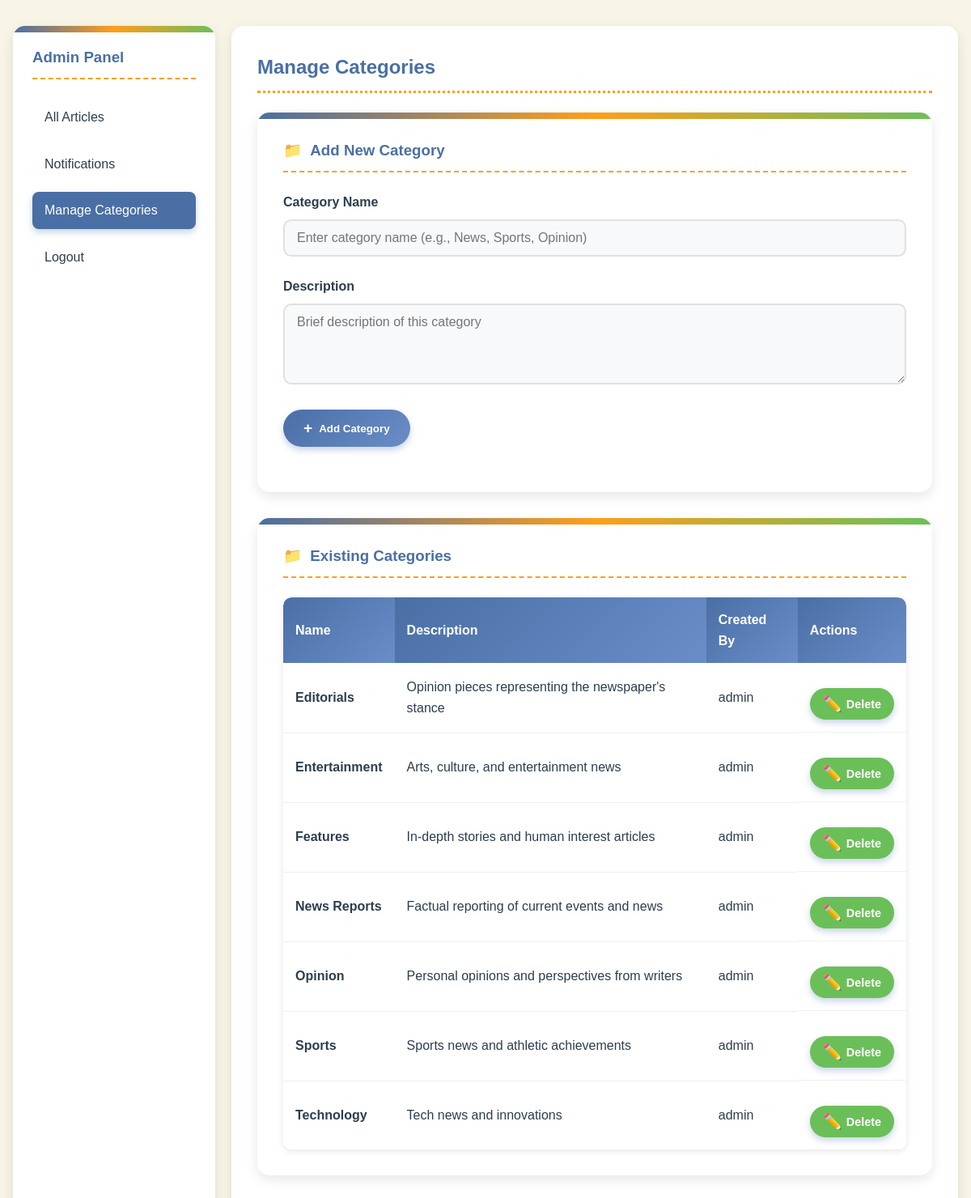
/admin/manage_categories.php (signed in), run on the app's committed database.
### tables this page shows
CREATE TABLE categories (
    id INT AUTO_INCREMENT PRIMARY KEY,
    name VARCHAR(100) NOT NULL UNIQUE,
    description TEXT,
    created_by INT NOT NULL,
    created_at TIMESTAMP DEFAULT CURRENT_TIMESTAMP,
    FOREIGN KEY (created_by) REFERENCES users(id) ON DELETE CASCADE
);

CREATE TABLE users (
    id INT AUTO_INCREMENT PRIMARY KEY,
    username VARCHAR(50) NOT NULL UNIQUE,
    email VARCHAR(100) NOT NULL UNIQUE,
    first_name VARCHAR(50) NOT NULL,
    last_name VARCHAR(50) NOT NULL,
    password VARCHAR(255) NOT NULL,
    role ENUM('admin', 'writer') NOT NULL DEFAULT 'writer',
    registration_date TIMESTAMP DEFAULT CURRENT_TIMESTAMP,
    created_at TIMESTAMP DEFAULT CURRENT_TIMESTAMP
);

### includes/category.php (called while the page is built, shortened)
<?php
class Category {
    private $conn;
    private $table_name = "categories";
    public function __construct($db) {
        $this->conn = $db;
    }
    public function read() {
        $query = "SELECT c.*, u.username as created_by_name
                 FROM " . $this->table_name . " c
                 LEFT JOIN users u ON c.created_by = u.id
                 ORDER BY c.name ASC";
        $stmt = $this->conn->prepare($query);
        $stmt->execute();
        return $stmt;
    }
}
?>

### admin/manage_categories.php (the view, shortened to what this page needs)
<?php
require_once __DIR__ . "/../config/database.php";
require_once __DIR__ . "/../includes/category.php";
$category = new Category($pdo);
$categories = $category->read();
?>
<!DOCTYPE html>
<html lang="en">
<head>
    <link rel="stylesheet" href="../assets/css/dashboard.css">
</head>
<body>
    <div class="dashboard">
        <div class="sidebar">
            <h3>Admin Panel</h3>
            <div class="sidebar-nav">
                <ul>
                    <li><a href="dashboard.php">All Articles</a></li>
                    <li><a href="notifications.php">Notifications</a></li>
                    <li><a href="manage_categories.php" class="active">Manage Categories</a></li>
                    <li><a href="../logout.php">Logout</a></li>
                </ul>
            </div>
        </div>
        <div class="dashboard-content">
            <h2>Manage Categories</h2>
            <div class="card">
                <h3>Add New Category</h3>
                <form method="POST">
                    <div class="form-group">
                        <label>Category Name</label>
                        <input type="text" name="name" class="form-control" required placeholder="Enter category name (e.g., News, Sports, Opinion)">
                    </div>
                    <div class="form-group">
                        <label>Description</label>
                        <textarea name="description" class="form-control" rows="3" placeholder="Brief description of this category"></textarea>
                    </div>
                    <button type="submit" name="add_category" class="btn btn-primary">Add Category</button>
                </form>
            </div>
            <div class="card">
                <h3>Existing Categories</h3>
                <div class="table-responsive">
                    <table class="table">
                        <thead>
                            <tr>
                                <th>Name</th>
                                <th>Description</th>
                                <th>Created By</th>
                                <th>Actions</th>
                            </tr>
                        </thead>
                        <tbody>
                            <?php while ($cat = $categories->fetch(PDO::FETCH_ASSOC)): ?>
                            <tr>
                                <td><strong><?php echo htmlspecialchars($cat['name']); ?></strong></td>
                                <td><?php echo htmlspecialchars($cat['description']); ?></td>
                                <td><?php echo htmlspecialchars($cat['created_by_name']); ?></td>
                                <td class="actions">
                                    <form method="POST" style="display:inline;">
                                        <button type="submit" name="delete_category" class="btn btn-danger"
                                                onclick="return confirm('Are you sure you want to delete this category? All articles in this category will keep their category assignment until updated.')">
                                            Delete
                                        </button>
                                    </form>
                                </td>
                            </tr>
                            <?php endwhile; ?>
                        </tbody>
                    </table>
                </div>
            </div>
        </div>
    </div>
</body>
</html>

### assets/css/dashboard.css (style rules this page uses)
:root { --primary: #4a6fa5; --secondary: #ff9e1b; --accent: #6bbf59; --light: #f8f5e6; --dark: #2c3e50; --success: #5cb85c; --warning: #f0ad4e; --danger: #d9534f; --info: #5bc0de; }
* { margin: 0; padding: 0; box-sizing: border-box; font-family: 'Comic Neue', 'Comic Sans MS', cursive, sans-serif; }
body { background-color: #f0f7ff; color: var(--dark); line-height: 1.6; }
.dashboard { display: flex; max-width: 1200px; margin: 2rem auto; gap: 20px; padding: 0 1rem; }
.sidebar { flex: 0 0 250px; background: white; border-radius: 15px; padding: 1.5rem; box-shadow: 0 5px 15px rgba(0,0,0,0.1); position: relative; overflow: hidden; }
.sidebar::before { content: ""; position: absolute; top: 0; left: 0; right: 0; height: 8px; background: linear-gradient(90deg, var(--primary), var(--secondary), var(--accent)); border-radius: 15px 15px 0 0; }
.sidebar h3 { color: var(--primary); margin-bottom: 1.5rem; padding-bottom: 10px; border-bottom: 2px dashed var(--secondary); display: flex; align-items: center; gap: 8px; }
.sidebar ul { list-style: none; }
.sidebar li { margin-bottom: 12px; position: relative; }
.sidebar li a { display: flex; align-items: center; gap: 10px; padding: 10px 15px; text-decoration: none; color: var(--dark); border-radius: 8px; transition: all 0.3s ease; position: relative; z-index: 1; }
.sidebar li a.active { background: var(--primary); color: white; box-shadow: 0 4px 8px rgba(74, 111, 165, 0.3); }
.dashboard-content { flex: 1; background: white; border-radius: 15px; padding: 2rem; box-shadow: 0 5px 15px rgba(0,0,0,0.1); }
.dashboard-content h2 { color: var(--primary); margin-bottom: 1.5rem; padding-bottom: 10px; border-bottom: 3px dotted var(--secondary); display: flex; align-items: center; gap: 10px; }
.btn { display: inline-flex; align-items: center; gap: 8px; background: var(--primary); color: white; padding: 10px 20px; border: none; border-radius: 50px; text-decoration: none; font-weight: bold; cursor: pointer; transition: all 0.3s ease; box-shadow: 0 4px 8px rgba(74, 111, 165, 0.3); margin-bottom: 1.5rem; }
.btn::before { content: "+"; font-size: 1.2rem; }
.actions { margin-top: 1rem; display: flex; justify-content: flex-end; }
.actions .btn { background: var(--accent); margin-bottom: 0; padding: 8px 16px; font-size: 0.9rem; }
.actions .btn::before { content: "✏️"; }

### admin/manage_categories.php (style rules this page uses)
.card { background: white; border-radius: 15px; padding: 2rem; margin-bottom: 2rem; box-shadow: 0 5px 15px rgba(0,0,0,0.1); position: relative; overflow: hidden; }
.card::before { content: ""; position: absolute; top: 0; left: 0; right: 0; height: 8px; background: linear-gradient(90deg, var(--primary), var(--secondary), var(--accent)); border-radius: 15px 15px 0 0; }
.card h3 { color: var(--primary); margin-bottom: 1.5rem; padding-bottom: 10px; border-bottom: 2px dashed var(--secondary); display: flex; align-items: center; gap: 10px; }
.card h3::before { content: "📁"; }
.form-group { margin-bottom: 1.5rem; }
.form-group label { display: block; font-weight: bold; margin-bottom: 0.5rem; color: var(--dark); }
.form-control { width: 100%; padding: 12px 15px; border: 2px solid #e0e0e0; border-radius: 10px; font-size: 1rem; transition: all 0.3s ease; background: #f8f9fa; }
textarea.form-control { min-height: 100px; resize: vertical; }
.btn-primary { background: linear-gradient(135deg, var(--primary), #6a8dc8); color: white; border: none; padding: 12px 25px; border-radius: 50px; font-weight: bold; cursor: pointer; transition: all 0.3s ease; display: inline-flex; align-items: center; gap: 8px; }
.btn-primary::before { content: "+"; font-size: 1.2rem; }
.btn-danger { background: linear-gradient(135deg, var(--danger), #e57373); color: white; border: none; padding: 8px 16px; border-radius: 50px; font-size: 0.9rem; cursor: pointer; transition: all 0.3s ease; display: inline-flex; align-items: center; gap: 5px; }
.btn-danger::before { content: "🗑️"; }
.table-responsive { overflow-x: auto; border-radius: 10px; box-shadow: 0 2px 8px rgba(0,0,0,0.1); }
.table { width: 100%; border-collapse: collapse; background: white; border-radius: 10px; overflow: hidden; }
.table th { background: linear-gradient(135deg, var(--primary), #6a8dc8); color: white; padding: 15px; text-align: left; font-weight: bold; }
.table td { padding: 15px; border-bottom: 1px solid #f0f0f0; }
.table tr:last-child td { border-bottom: none; }
.actions form { display: inline; }

### data on the page
categories: name "Editorials", description "Opinion pieces representing the newspaper's stance", created_by.username "admin"
categories: name "Entertainment", description "Arts, culture, and entertainment news", created_by.username "admin"
categories: name "Features", description "In-depth stories and human interest articles", created_by.username "admin"
categories: name "News Reports", description "Factual reporting of current events and news", created_by.username "admin"
categories: name "Opinion", description "Personal opinions and perspectives from writers", created_by.username "admin"
categories: name "Sports", description "Sports news and athletic achievements", created_by.username "admin"
categories: name "Technology", description "Tech news and innovations", created_by.username "admin"
